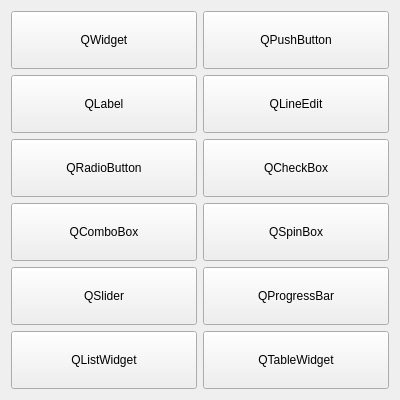
<?xml version="1.0" encoding="UTF-8"?>
<ui version="4.0">
 <class>CommonWidgetDemo</class>
 <widget class="QWidget" name="CommonWidgetDemo">
  <property name="geometry">
   <rect>
    <x>0</x>
    <y>0</y>
    <width>400</width>
    <height>400</height>
   </rect>
  </property>
  <property name="minimumSize">
   <size>
    <width>300</width>
    <height>300</height>
   </size>
  </property>
  <property name="maximumSize">
   <size>
    <width>600</width>
    <height>600</height>
   </size>
  </property>
  <property name="windowTitle">
   <string/>
  </property>
  <layout class="QGridLayout" name="gridLayout">
   <item row="5" column="0">
    <widget class="QPushButton" name="pbtn_QListWidget">
     <property name="sizePolicy">
      <sizepolicy hsizetype="Expanding" vsizetype="Expanding">
       <horstretch>0</horstretch>
       <verstretch>0</verstretch>
      </sizepolicy>
     </property>
     <property name="minimumSize">
      <size>
       <width>0</width>
       <height>0</height>
      </size>
     </property>
     <property name="text">
      <string>QListWidget</string>
     </property>
    </widget>
   </item>
   <item row="2" column="0">
    <widget class="QPushButton" name="pbtn_QRadioButton">
     <property name="sizePolicy">
      <sizepolicy hsizetype="Expanding" vsizetype="Expanding">
       <horstretch>0</horstretch>
       <verstretch>0</verstretch>
      </sizepolicy>
     </property>
     <property name="minimumSize">
      <size>
       <width>0</width>
       <height>0</height>
      </size>
     </property>
     <property name="text">
      <string>QRadioButton</string>
     </property>
    </widget>
   </item>
   <item row="4" column="0">
    <widget class="QPushButton" name="pbtn_QSlider">
     <property name="sizePolicy">
      <sizepolicy hsizetype="Expanding" vsizetype="Expanding">
       <horstretch>0</horstretch>
       <verstretch>0</verstretch>
      </sizepolicy>
     </property>
     <property name="minimumSize">
      <size>
       <width>0</width>
       <height>0</height>
      </size>
     </property>
     <property name="text">
      <string>QSlider</string>
     </property>
    </widget>
   </item>
   <item row="4" column="1">
    <widget class="QPushButton" name="pbtn_QProgressBar">
     <property name="sizePolicy">
      <sizepolicy hsizetype="Expanding" vsizetype="Expanding">
       <horstretch>0</horstretch>
       <verstretch>0</verstretch>
      </sizepolicy>
     </property>
     <property name="minimumSize">
      <size>
       <width>0</width>
       <height>0</height>
      </size>
     </property>
     <property name="text">
      <string>QProgressBar</string>
     </property>
    </widget>
   </item>
   <item row="3" column="0">
    <widget class="QPushButton" name="pbtn_QComboBox">
     <property name="sizePolicy">
      <sizepolicy hsizetype="Expanding" vsizetype="Expanding">
       <horstretch>0</horstretch>
       <verstretch>0</verstretch>
      </sizepolicy>
     </property>
     <property name="minimumSize">
      <size>
       <width>0</width>
       <height>0</height>
      </size>
     </property>
     <property name="text">
      <string>QComboBox</string>
     </property>
    </widget>
   </item>
   <item row="0" column="0">
    <widget class="QPushButton" name="pbtn_QWidget">
     <property name="sizePolicy">
      <sizepolicy hsizetype="Expanding" vsizetype="Expanding">
       <horstretch>0</horstretch>
       <verstretch>0</verstretch>
      </sizepolicy>
     </property>
     <property name="minimumSize">
      <size>
       <width>0</width>
       <height>0</height>
      </size>
     </property>
     <property name="text">
      <string>QWidget</string>
     </property>
    </widget>
   </item>
   <item row="0" column="1">
    <widget class="QPushButton" name="pbtn_QPushButton">
     <property name="sizePolicy">
      <sizepolicy hsizetype="Expanding" vsizetype="Expanding">
       <horstretch>0</horstretch>
       <verstretch>0</verstretch>
      </sizepolicy>
     </property>
     <property name="minimumSize">
      <size>
       <width>0</width>
       <height>0</height>
      </size>
     </property>
     <property name="text">
      <string>QPushButton</string>
     </property>
    </widget>
   </item>
   <item row="1" column="0">
    <widget class="QPushButton" name="pbtn_QLabel">
     <property name="sizePolicy">
      <sizepolicy hsizetype="Expanding" vsizetype="Expanding">
       <horstretch>0</horstretch>
       <verstretch>0</verstretch>
      </sizepolicy>
     </property>
     <property name="minimumSize">
      <size>
       <width>0</width>
       <height>0</height>
      </size>
     </property>
     <property name="text">
      <string>QLabel</string>
     </property>
    </widget>
   </item>
   <item row="2" column="1">
    <widget class="QPushButton" name="pbtn_QCheckBox">
     <property name="sizePolicy">
      <sizepolicy hsizetype="Expanding" vsizetype="Expanding">
       <horstretch>0</horstretch>
       <verstretch>0</verstretch>
      </sizepolicy>
     </property>
     <property name="minimumSize">
      <size>
       <width>0</width>
       <height>0</height>
      </size>
     </property>
     <property name="text">
      <string>QCheckBox</string>
     </property>
    </widget>
   </item>
   <item row="3" column="1">
    <widget class="QPushButton" name="pbtn_QSpinBox">
     <property name="sizePolicy">
      <sizepolicy hsizetype="Expanding" vsizetype="Expanding">
       <horstretch>0</horstretch>
       <verstretch>0</verstretch>
      </sizepolicy>
     </property>
     <property name="minimumSize">
      <size>
       <width>0</width>
       <height>0</height>
      </size>
     </property>
     <property name="text">
      <string>QSpinBox</string>
     </property>
    </widget>
   </item>
   <item row="5" column="1">
    <widget class="QPushButton" name="pbtn_QTableWidget">
     <property name="sizePolicy">
      <sizepolicy hsizetype="Expanding" vsizetype="Expanding">
       <horstretch>0</horstretch>
       <verstretch>0</verstretch>
      </sizepolicy>
     </property>
     <property name="minimumSize">
      <size>
       <width>0</width>
       <height>0</height>
      </size>
     </property>
     <property name="text">
      <string>QTableWidget</string>
     </property>
    </widget>
   </item>
   <item row="1" column="1">
    <widget class="QPushButton" name="pbtn_QLineEdit">
     <property name="sizePolicy">
      <sizepolicy hsizetype="Expanding" vsizetype="Expanding">
       <horstretch>0</horstretch>
       <verstretch>0</verstretch>
      </sizepolicy>
     </property>
     <property name="minimumSize">
      <size>
       <width>0</width>
       <height>0</height>
      </size>
     </property>
     <property name="text">
      <string>QLineEdit</string>
     </property>
    </widget>
   </item>
  </layout>
 </widget>
 <resources/>
 <connections/>
</ui>
